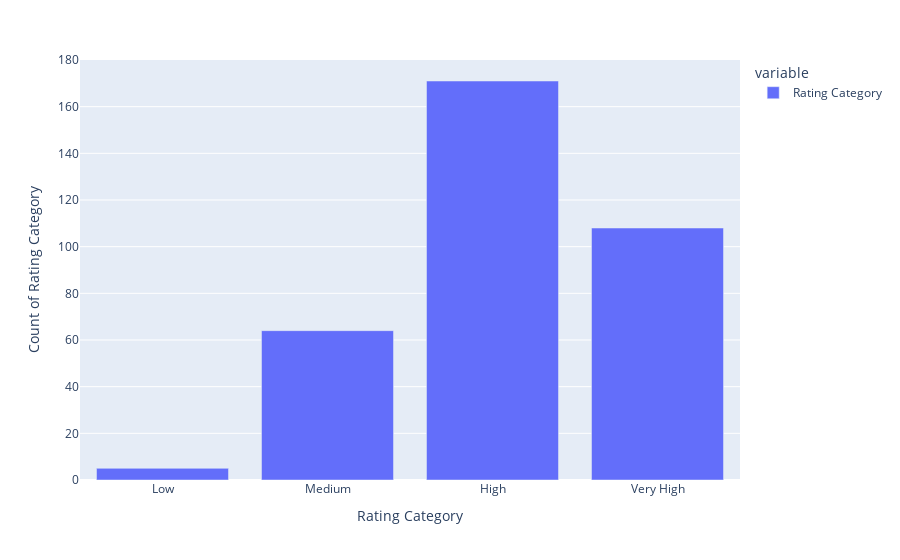

Here is the notebook cell this chart was saved with:
### Code cell
fig = px.bar(
    rating_counts,
    labels={'index': 'Rating Category', 'value': 'Count of Rating Category'},
    category_orders={'index': category_order}
)
fig.show()

### Figure 1 — Plotly figure (JSON) as saved in the notebook; plotly's stock layout.template omitted (floating-point values rounded to 4 significant figures)
{"data": [{"alignmentgroup": "True", "hovertemplate": "variable=Rating Category<br>Rating Category=%{x}<br>Count of Rating Category=%{y}<extra></extra>", "legendgroup": "Rating Category", "marker": {"color": "#636efa", "pattern": {"shape": ""}}, "name": "Rating Category", "offsetgroup": "Rating Category", "orientation": "v", "showlegend": true, "textposition": "auto", "type": "bar", "x": ["High", "Low", "Medium", "Very High"], "xaxis": "x", "y": [171, 5, 64, 108], "yaxis": "y"}], "layout": {"barmode": "relative", "legend": {"title": {"text": "variable"}, "tracegroupgap": 0}, "margin": {"t": 60}, "xaxis": {"anchor": "y", "categoryarray": ["Low", "Medium", "High", "Very High"], "categoryorder": "array", "domain": [0, 1], "title": {"text": "Rating Category"}}, "yaxis": {"anchor": "x", "domain": [0, 1], "title": {"text": "Count of Rating Category"}}}}
